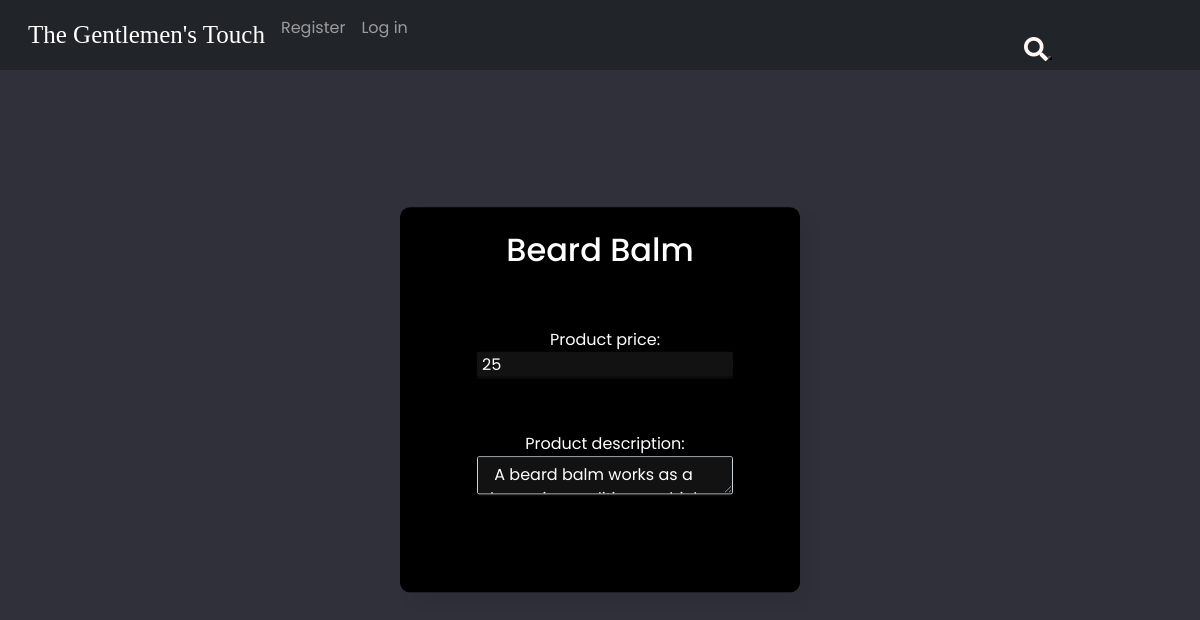
The page /Product/index/3 on the database as committed earlier.
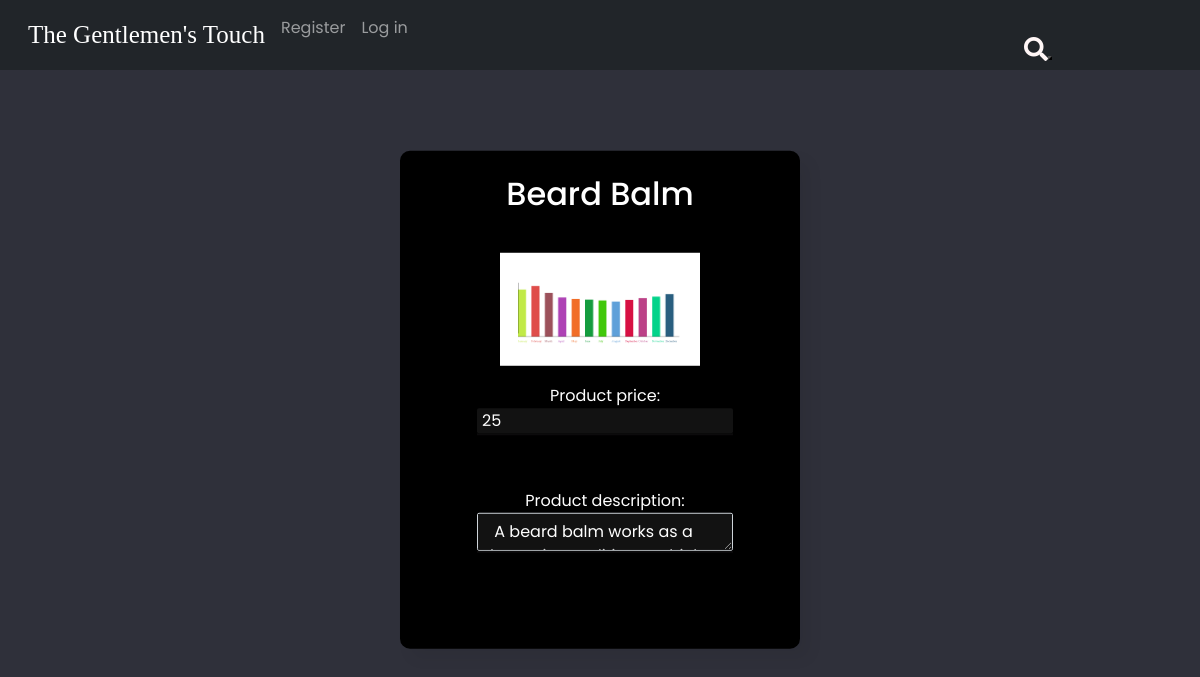
The same page on the database as committed later.
### tables this page shows
CREATE TABLE `product` (
  `product_id` int(11) NOT NULL,
  `product_image` varchar(50) NOT NULL DEFAULT 'blank.png',
  `product_name` varchar(30) NOT NULL,
  `description` text NOT NULL,
  `price` double NOT NULL,
  `quantity` int(11) NOT NULL
);

### app/controllers/Product.php (called while the page is built, shortened)
<?php
        class Product extends \app\core\Controller {
            public function index($product_id) {
                $myProduct = new \app\models\Product();
                $product = $myProduct->get($product_id);
                $this->view('Product/index', $product);
            }
        }

### app/core/App.php (called while the page is built, shortened)
<?php
		class App {
			private $method = 'index';
			public function __construct() {
				$url = self::parseUrl();
				if (isset($url[0])) {
					unset($url[0]);
				}
				$this->controller = new $this->controller;
				if (isset($url[1])) {
					if (method_exists($this->controller, $url[1]))
						$this->method = $url[1];
					unset($url[1]);
				}
				$this->params = $url ? array_values($url) : [];
				call_user_func_array([$this->controller, $this->method], $this->params);
			}
			private static function parseUrl() {
				if (isset($_GET['url'])) {
					return explode('/',
						filter_var(
							rtrim($_GET['url'], '/'),
							FILTER_SANITIZE_URL)
					);
				}
			}
		}

### index.php (called while the page is built, shortened)
<?php
    new \app\core\App();

### app/models/Product.php (called while the page is built, shortened)
<?php
        class Product extends \app\core\Model {
            function get($product_id) {
                $SQL = 'SELECT * FROM product WHERE product_id = :product_id';
                $STMT = self::$_connection->prepare($SQL);
                $STMT->execute(['product_id'=>$product_id]);
                $STMT->setFetchMode(\PDO::FETCH_CLASS, "app\models\Product");
                return $STMT->fetch();
            }
        }

### app/core/DBConnection.php (called while the page is built, shortened)
<?php
		class DBConnection {
			static $connection = null;
			private function __construct() {
				if (self::$connection == null) {
					$host = 'localhost';
					$DBname = 'sysdev';
					$user = 'root';
					$password = '';
					self::$connection = new \PDO("mysql:host=$host;dbname=$DBname", $user, $password);
				}
			}
			public static function getInstance() {
				return self::$connection;
			}
		}

### app/views/Product/index.php (the view, shortened to what this page needs)
<html>
    <head>
        <link href="https://cdn.jsdelivr.net/npm/bootstrap@5.1.3/dist/css/bootstrap.min.css" rel="stylesheet">
        <link rel="stylesheet" type="text/css" href="/app/public/css/updates.css">
    </head>
    <body style = 'overflow:scroll;'>
        <div class='container' style='text-align:center;'>
        <br><h2 id="title"><?= $data->product_name?></h2> <br>
            <?php
                echo "<img alt = '' src = '\\pictures\\$data->product_image' style = 'max-width:200px;max-height:200px;display:block;margin-left:auto;margin-right:auto;'> <br>";
            ?>
            <form method='post' action=''>
                <label class='form-label' id="title">Product price:<input disabled type='number' name='product_price' class='form-control' value ='<?= $data->price ?>' /></label> <br> <br>
                <label class='form-label' id="title">Product description:<textarea disabled name='product_description' cols="80" class='form-control'> <?= $data->description ?> </textarea></label><br>
            </form>
        </div>
    </body>
</html>

Rows that differ between the two databases and show on the page:
changed product "Beard Balm": product_image: picture added
